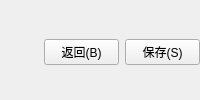
                    <widget class="QWidget" name="widget_41" native="true">
                     <layout class="QHBoxLayout" name="horizontalLayout_22">
                      <property name="topMargin">
                       <number>4</number>
                      </property>
                      <property name="rightMargin">
                       <number>0</number>
                      </property>
                      <property name="bottomMargin">
                       <number>0</number>
                      </property>
                      <item>
                       <widget class="QLabel" name="lbAssetMessage">
                        <property name="minimumSize">
                         <size>
                          <width>0</width>
                          <height>0</height>
                         </size>
                        </property>
                        <property name="maximumSize">
                         <size>
                          <width>16777215</width>
                          <height>16777215</height>
                         </size>
                        </property>
                        <property name="styleSheet">
                         <string notr="true">color: rgb(255, 113, 11);</string>
                        </property>
                        <property name="text">
                         <string/>
                        </property>
                       </widget>
                      </item>
                      <item>
                       <widget class="QPushButton" name="pbAssetBack">
                        <property name="minimumSize">
                         <size>
                          <width>75</width>
                          <height>0</height>
                         </size>
                        </property>
                        <property name="maximumSize">
                         <size>
                          <width>75</width>
                          <height>16777215</height>
                         </size>
                        </property>
                        <property name="text">
                         <string>返回(B)</string>
                        </property>
                       </widget>
                      </item>
                      <item>
                       <widget class="QPushButton" name="pbAssetSave">
                        <property name="minimumSize">
                         <size>
                          <width>75</width>
                          <height>0</height>
                         </size>
                        </property>
                        <property name="maximumSize">
                         <size>
                          <width>75</width>
                          <height>16777215</height>
                         </size>
                        </property>
                        <property name="text">
                         <string>保存(S)</string>
                        </property>
                       </widget>
                      </item>
                     </layout>
                    </widget>
